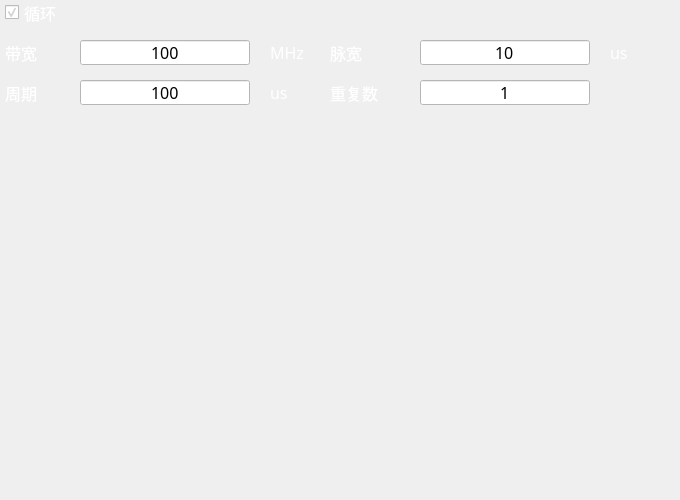
     <widget class="QWidget" name="wdt_pri_sine_freq" native="true">
      <property name="geometry">
       <rect>
        <x>10</x>
        <y>90</y>
        <width>680</width>
        <height>500</height>
       </rect>
      </property>
      <widget class="QLineEdit" name="line_pri_sine_freq_repeat">
       <property name="geometry">
        <rect>
         <x>420</x>
         <y>80</y>
         <width>170</width>
         <height>25</height>
        </rect>
       </property>
       <property name="minimumSize">
        <size>
         <width>150</width>
         <height>25</height>
        </size>
       </property>
       <property name="font">
        <font>
         <family>微软雅黑</family>
         <pointsize>12</pointsize>
        </font>
       </property>
       <property name="styleSheet">
        <string notr="true">QLineEdit {
	background-color:white;
	color: black;
}</string>
       </property>
       <property name="text">
        <string>1</string>
       </property>
       <property name="alignment">
        <set>Qt::AlignCenter</set>
       </property>
      </widget>
      <widget class="QLineEdit" name="line_pri_sine_freq_period">
       <property name="geometry">
        <rect>
         <x>80</x>
         <y>80</y>
         <width>170</width>
         <height>25</height>
        </rect>
       </property>
       <property name="minimumSize">
        <size>
         <width>150</width>
         <height>25</height>
        </size>
       </property>
       <property name="font">
        <font>
         <family>微软雅黑</family>
         <pointsize>12</pointsize>
        </font>
       </property>
       <property name="styleSheet">
        <string notr="true">QLineEdit {
	background-color:white;
	color: black;
}</string>
       </property>
       <property name="text">
        <string>100</string>
       </property>
       <property name="alignment">
        <set>Qt::AlignCenter</set>
       </property>
      </widget>
      <widget class="QLabel" name="unit_pri_sine_freq_bw">
       <property name="geometry">
        <rect>
         <x>270</x>
         <y>40</y>
         <width>50</width>
         <height>25</height>
        </rect>
       </property>
       <property name="minimumSize">
        <size>
         <width>50</width>
         <height>0</height>
        </size>
       </property>
       <property name="font">
        <font>
         <family>微软雅黑</family>
         <pointsize>12</pointsize>
        </font>
       </property>
       <property name="styleSheet">
        <string notr="true">QLabel {
	color:white;
}</string>
       </property>
       <property name="text">
        <string>MHz</string>
       </property>
      </widget>
      <widget class="QLabel" name="label_85">
       <property name="geometry">
        <rect>
         <x>5</x>
         <y>80</y>
         <width>70</width>
         <height>25</height>
        </rect>
       </property>
       <property name="minimumSize">
        <size>
         <width>0</width>
         <height>25</height>
        </size>
       </property>
       <property name="font">
        <font>
         <family>微软雅黑</family>
         <pointsize>12</pointsize>
        </font>
       </property>
       <property name="styleSheet">
        <string notr="true">QLabel {
	color:white;
}</string>
       </property>
       <property name="text">
        <string>周期</string>
       </property>
       <property name="alignment">
        <set>Qt::AlignLeading|Qt::AlignLeft|Qt::AlignVCenter</set>
       </property>
      </widget>
      <widget class="QLabel" name="label_88">
       <property name="geometry">
        <rect>
         <x>330</x>
         <y>80</y>
         <width>85</width>
         <height>25</height>
        </rect>
       </property>
       <property name="minimumSize">
        <size>
         <width>0</width>
         <height>25</height>
        </size>
       </property>
       <property name="font">
        <font>
         <family>微软雅黑</family>
         <pointsize>12</pointsize>
        </font>
       </property>
       <property name="styleSheet">
        <string notr="true">QLabel {
	color:white;
}</string>
       </property>
       <property name="text">
        <string>重复数</string>
       </property>
      </widget>
      <widget class="QWidget" name="gridWidget_9" native="true">
       <property name="geometry">
        <rect>
         <x>480</x>
         <y>450</y>
         <width>191</width>
         <height>51</height>
        </rect>
       </property>
       <layout class="QGridLayout" name="gridLayout_9"/>
      </widget>
      <widget class="QLabel" name="unit_pri_sine_freq_pw">
       <property name="geometry">
        <rect>
         <x>610</x>
         <y>40</y>
         <width>50</width>
         <height>25</height>
        </rect>
       </property>
       <property name="minimumSize">
        <size>
         <width>50</width>
         <height>0</height>
        </size>
       </property>
       <property name="font">
        <font>
         <family>微软雅黑</family>
         <pointsize>12</pointsize>
        </font>
       </property>
       <property name="styleSheet">
        <string notr="true">QLabel {
	color:white;
}</string>
       </property>
       <property name="text">
        <string>us</string>
       </property>
      </widget>
      <widget class="QLineEdit" name="line_pri_sine_freq_bw">
       <property name="geometry">
        <rect>
         <x>80</x>
         <y>40</y>
         <width>170</width>
         <height>25</height>
        </rect>
       </property>
       <property name="minimumSize">
        <size>
         <width>150</width>
         <height>25</height>
        </size>
       </property>
       <property name="font">
        <font>
         <family>微软雅黑</family>
         <pointsize>12</pointsize>
        </font>
       </property>
       <property name="styleSheet">
        <string notr="true">QLineEdit {
	background-color:white;
	color: black;
}</string>
       </property>
       <property name="text">
        <string>100</string>
       </property>
       <property name="alignment">
        <set>Qt::AlignCenter</set>
       </property>
      </widget>
      <widget class="QLabel" name="label_89">
       <property name="geometry">
        <rect>
         <x>5</x>
         <y>40</y>
         <width>70</width>
         <height>25</height>
        </rect>
       </property>
       <property name="minimumSize">
        <size>
         <width>0</width>
         <height>25</height>
        </size>
       </property>
       <property name="font">
        <font>
         <family>微软雅黑</family>
         <pointsize>12</pointsize>
        </font>
       </property>
       <property name="styleSheet">
        <string notr="true">QLabel {
	color:white;
}</string>
       </property>
       <property name="text">
        <string>带宽</string>
       </property>
       <property name="alignment">
        <set>Qt::AlignLeading|Qt::AlignLeft|Qt::AlignVCenter</set>
       </property>
      </widget>
      <widget class="QLabel" name="label_90">
       <property name="geometry">
        <rect>
         <x>330</x>
         <y>40</y>
         <width>85</width>
         <height>25</height>
        </rect>
       </property>
       <property name="minimumSize">
        <size>
         <width>0</width>
         <height>25</height>
        </size>
       </property>
       <property name="font">
        <font>
         <family>微软雅黑</family>
         <pointsize>12</pointsize>
        </font>
       </property>
       <property name="styleSheet">
        <string notr="true">QLabel {
	color:white;
}</string>
       </property>
       <property name="text">
        <string>脉宽</string>
       </property>
       <property name="alignment">
        <set>Qt::AlignLeading|Qt::AlignLeft|Qt::AlignVCenter</set>
       </property>
      </widget>
      <widget class="QLineEdit" name="line_pri_sine_freq_pw">
       <property name="geometry">
        <rect>
         <x>420</x>
         <y>40</y>
         <width>170</width>
         <height>25</height>
        </rect>
       </property>
       <property name="minimumSize">
        <size>
         <width>150</width>
         <height>25</height>
        </size>
       </property>
       <property name="font">
        <font>
         <family>微软雅黑</family>
         <pointsize>12</pointsize>
        </font>
       </property>
       <property name="styleSheet">
        <string notr="true">QLineEdit {
	background-color:white;
	color: black;
}</string>
       </property>
       <property name="text">
        <string>10</string>
       </property>
       <property name="alignment">
        <set>Qt::AlignCenter</set>
       </property>
      </widget>
      <widget class="QCheckBox" name="btn_pri_sine_freq_loop">
       <property name="geometry">
        <rect>
         <x>5</x>
         <y>0</y>
         <width>75</width>
         <height>25</height>
        </rect>
       </property>
       <property name="minimumSize">
        <size>
         <width>75</width>
         <height>25</height>
        </size>
       </property>
       <property name="font">
        <font>
         <family>微软雅黑</family>
         <pointsize>12</pointsize>
        </font>
       </property>
       <property name="tabletTracking">
        <bool>false</bool>
       </property>
       <property name="styleSheet">
        <string notr="true">QCheckBox {
	color:white;
}</string>
       </property>
       <property name="text">
        <string>循环</string>
       </property>
       <property name="checked">
        <bool>true</bool>
       </property>
      </widget>
      <widget class="QLabel" name="unit_pri_sine_freq_period">
       <property name="geometry">
        <rect>
         <x>270</x>
         <y>80</y>
         <width>50</width>
         <height>25</height>
        </rect>
       </property>
       <property name="minimumSize">
        <size>
         <width>50</width>
         <height>0</height>
        </size>
       </property>
       <property name="font">
        <font>
         <family>微软雅黑</family>
         <pointsize>12</pointsize>
        </font>
       </property>
       <property name="styleSheet">
        <string notr="true">QLabel {
	color:white;
}</string>
       </property>
       <property name="text">
        <string>us</string>
       </property>
      </widget>
     </widget>
